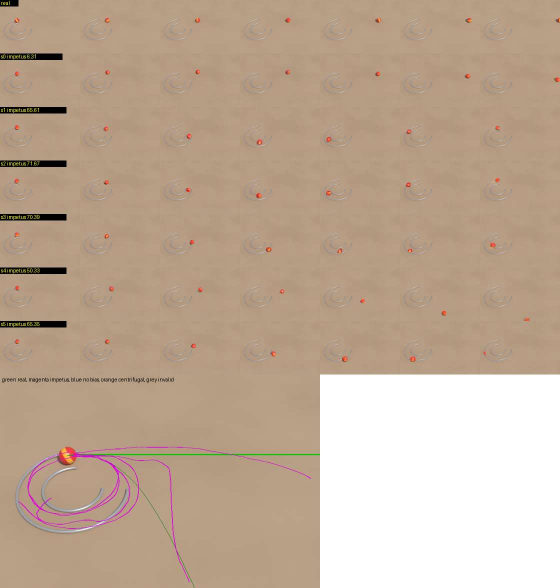
#> input picture experiments/pilot/v2/results_all/sheets/A1_tube_c270_v200_s1.jpg, 1120 x 1175 px (shown at 1/2 size)
$ python fig.py
#> lines starting #> are read from the running program, lines starting #| are printed output that depends on the picture
import csv,collections,json,numpy as np, matplotlib
matplotlib.use('Agg'); import matplotlib.pyplot as plt
from PIL import Image
import os; HERE=os.path.dirname(os.path.abspath(__file__)); B=os.path.join(HERE,'..','..','..','experiments','pilot','v2')+'/'
r=list(csv.DictReader(open(B+'results_all/per_clip_strict.csv')))
#> (reads experiments/pilot/v2/results_all/per_clip_strict.csv from the repository)
shapes=['straight','c90','c180','c270','spiral']; lab=['Straight\n(control)','90°','180°','270°','Spiral']
ok=('impetus','no_bias','centrifugal')
def wilson(k,n,z=1.96):
    p=k/n; d=1+z*z/n; c=(p+z*z/(2*n))/d; h=z*np.sqrt(p*(1-p)/n+z*z/(4*n*n))/d; return c-h,c+h
ltx=[];ci=[]
for s in shapes:
    v=[x for x in r if x['shape']==s and x['label_strict'] in ok]; k=sum(x['label_strict']=='impetus' for x in v)
    ltx.append(100*k/len(v)); lo,hi=wilson(k,len(v)); ci.append((100*k/len(v)-100*lo,100*hi-100*k/len(v))); print(s,k,len(v))
q=list(csv.DictReader(open(B+'vjepa2/vjepa_probe.csv'))); d={(x['item_id'],x['view'],x['future']):x for x in q}
#> (reads experiments/pilot/v2/vjepa2/vjepa_probe.csv from the repository)
vj=[]
for s in shapes:
    c=[x for x in q if x['shape']==s and x['view']=='crop12' and x['future']=='correct']
    vj.append(100*np.mean([float(d[(x['item_id'],'crop12','impetus')]['surprise_ball'])<float(x['surprise_ball']) for x in c]))
print(vj)
plt.rcParams.update({'font.family':'DejaVu Sans','font.size':7,'axes.spines.top':False,'axes.spines.right':False,'axes.linewidth':0.6})
fig=plt.figure(figsize=(3.35,3.45),dpi=300)
a=fig.add_axes([0.0,0.505,1.0,0.495])
im=Image.open(B+'results_all/sheets/A1_tube_c270_v200_s1.jpg'); W,H=im.size
#> further down, im is the input picture: PIL image 1120x1175 RGB; mean R, G, B 191.7, 170.3, 149.8
#> after `W, H = im.size`: W = 1120; H = 1175
crop=im.crop((0,800,640,1135)); a.imshow(crop); a.axis('off')
#> after `crop = im.crop((0, 800, 640, 1135))`:
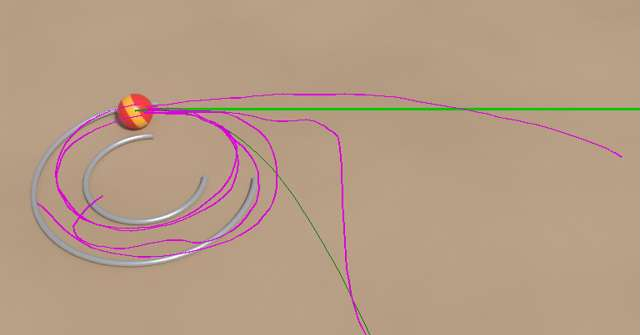
#> crop: PIL image 640x335 RGB; mean R, G, B 182, 156, 133.4
a.text(0.01,0.97,'A',transform=a.transAxes,fontsize=9,fontweight='bold',va='top',color='k')
a.text(0.99,0.03,'green: true path   dark green: impetus foil   magenta: LTX samples',transform=a.transAxes,ha='right',va='bottom',fontsize=5.5,color='k',bbox=dict(fc='white',ec='none',alpha=.8,pad=1.5))
ax=fig.add_axes([0.13,0.10,0.85,0.27])
x=np.arange(5); w=0.36
ax.bar(x-w/2-0.01,ltx,w,color='#2a78d6',label='LTX-Video: generated path curves',yerr=np.array(ci).T,error_kw=dict(lw=0.6,capsize=1.5,ecolor='#333'))
ax.bar(x+w/2+0.01,vj,w,color='#eb6834',label='V-JEPA 2: prefers curving exit')
ax.plot([2],[33],'kD',ms=4,label='Humans, drawn (1980)'); ax.plot([4],[51],'kD',ms=4)
ax.plot([4.0],[26],'ks',ms=3.5,mfc='white',mew=0.8,label='Humans, 6-choice (1983)')
ax.set_xticks(x); ax.set_xticklabels(lab); ax.set_ylim(0,100); ax.set_yticks([0,50,100]); ax.set_ylabel('% curving responses')
ax.yaxis.grid(True,lw=0.3,color='#ddd'); ax.set_axisbelow(True)
ax.text(-0.14,1.33,'B',transform=ax.transAxes,fontsize=9,fontweight='bold')
h,l=ax.get_legend_handles_labels(); o=[2,0,3,1]
ax.legend([h[i] for i in o],[l[i] for i in o],fontsize=5.6,frameon=False,loc='lower left',bbox_to_anchor=(-0.12,1.02),ncol=2,handlelength=1.2,columnspacing=0.8)
for i,v in enumerate(vj):
    if v==0: ax.text(i+w/2+0.01,1.5,'0',ha='center',fontsize=5.5,color='#eb6834')
fig.savefig(os.path.join(HERE,'..','figure1.png'),dpi=300)
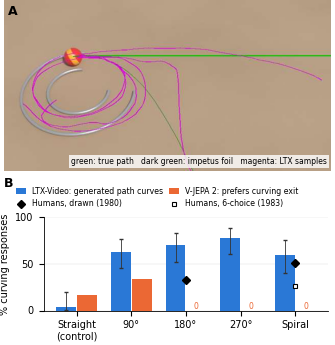
#> figure drawn by matplotlib, 2 panels; panel 2: tallest bar 77.42 high, from x = 2.63 to 2.99; panel 2: tallest bar 33.33 high, from x = 1.01 to 1.37
